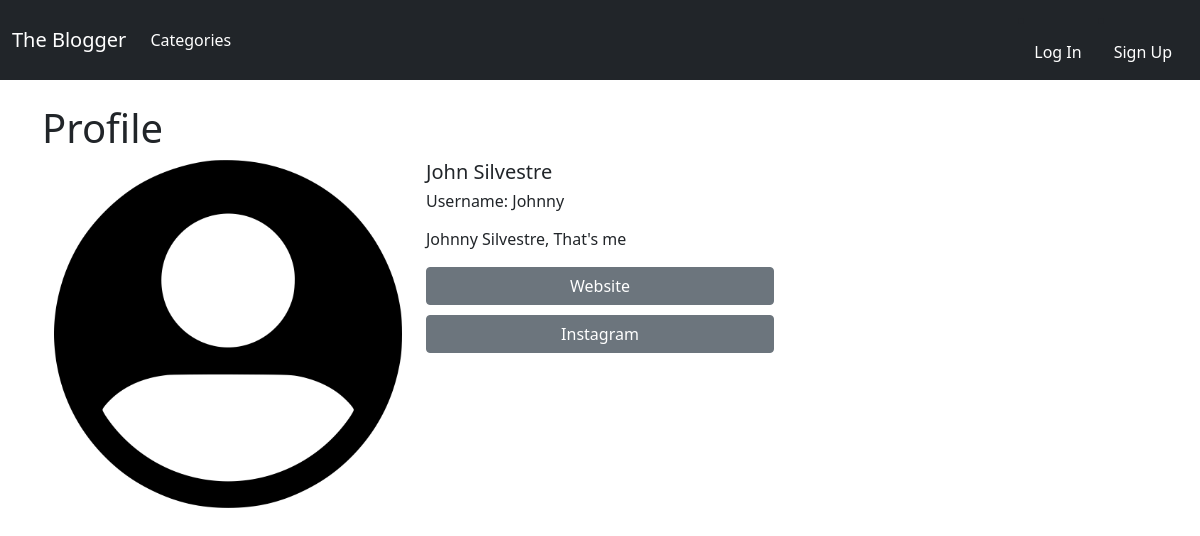
The page /members/3/profile/ on the database its author committed.
### blogfeed/models.py (models this page shows, shortened)
class Profile(models.Model):
    user = models.OneToOneField(User, null=True, on_delete=models.CASCADE)
    bio = models.TextField()
    profile_picture = models.ImageField(
        null=True, blank=True, upload_to="images/profile_pictures")
    website_url = models.CharField(max_length=255, null=True, blank=True,)
    facebook_url = models.CharField(max_length=255, null=True, blank=True,)
    instagram_url = models.CharField(max_length=255, null=True, blank=True,)
    twitter_url = models.CharField(max_length=255, null=True, blank=True,)
    github_url = models.CharField(max_length=255, null=True, blank=True,)

### members/views.py (the view)
# urls.py: path('<int:pk>/profile/', ShowProfilePage.as_view(), name="profile_page"),
class ShowProfilePage(DetailView):
    model = Profile
    template_name = 'profile_page.html'
    def get_context_data(self, *args, **kwargs):
        context = super(ShowProfilePage, self).get_context_data(
            *args, **kwargs)
        profile_view_user = get_object_or_404(Profile, id=self.kwargs['pk'])
        context["user_profile"] = profile_view_user
        return context

### members/templates/profile_page.html (shortened to what this page needs)
{% extends 'base.html' %}
{% load static %}
{% block content %}
<h1>Profile</h1>
<div class="container">
  <div class="row justify-content-md-left">
    <div class="col-sm-4">
      {% if user_profile.profile_picture %}
      <img src="{{ user_profile.profile_picture.url }}" class="card-img-top">
      {% else %}
      <img src="{% static 'blogfeed/images/default_profile_picture.png' %}" class="card-img-top">
      {% endif %}
    </div>
    <div class="col-sm-4">
      <h5>
        {{ user_profile.user.first_name }}
        {{ user_profile.user.last_name }}
      </h5>
      <h6>Username: {{ user_profile.user.username }}</h6>
      <p class="card-text">
        {% if user_profile.bio %}
        <p class="card-text">
          {{ user_profile.bio }}
        </p>
        {% else %}
        <p class="card-text text-muted">
          No bio provided
        </p>
        {% endif %}
        <div style="display: flex; flex-direction: column; gap: 10px;">
          {% if user_profile.website_url %}
          <a class="btn btn-secondary" href="{{ user_profile.website_url | safe }}">Website</a>
          {% endif %}
          {% if user_profile.instagram_url %}
          <a class="btn btn-secondary" href="{{ user_profile.instagram_url | safe  }}">Instagram</a>
          {% endif %}
        </div>
      </p>
    </div>
  </div>
</div>
</div>
{% endblock %}

### rows shown on the page
Profile: user.first_name "John", user.last_name "Silvestre", user.username "Johnny", bio "Johnny Silvestre, That's me"
